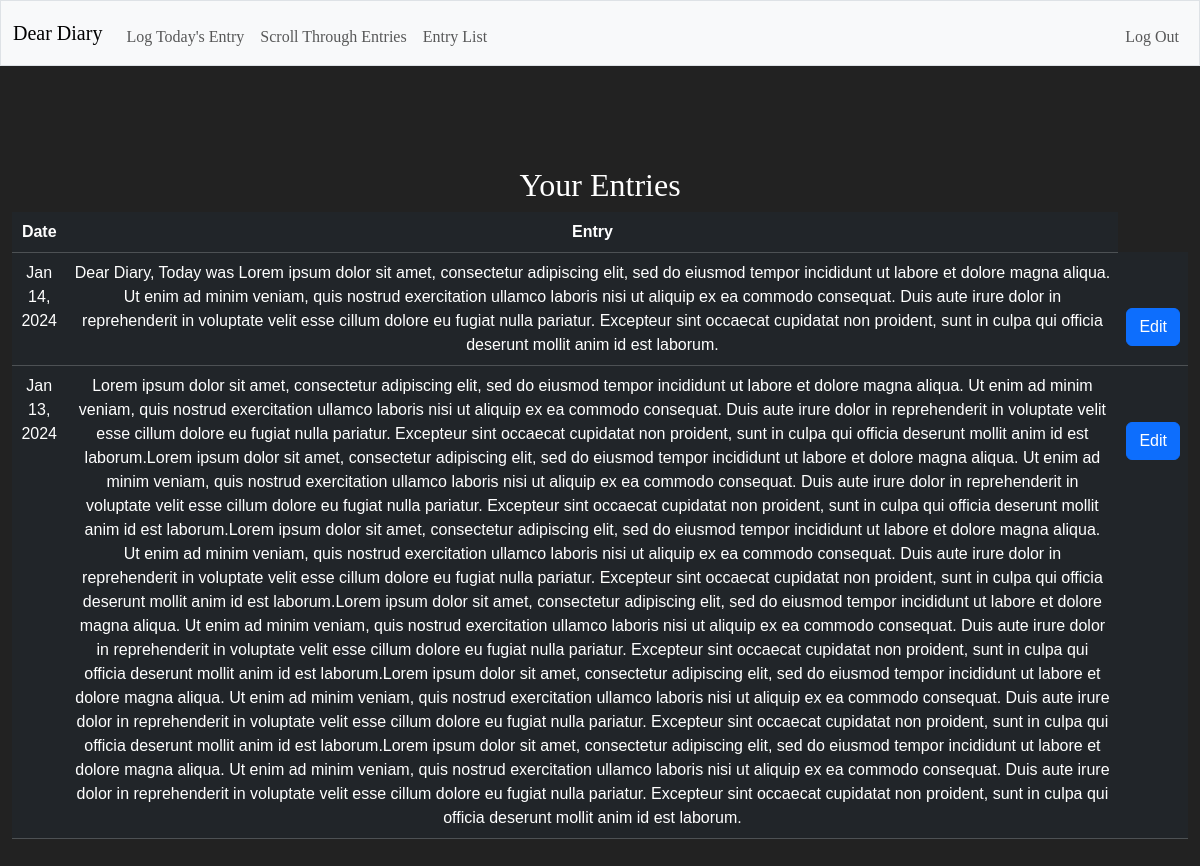
The app's page /history (signed in) with its own data.
### app.py (models this page shows)
class Entries(db.Model):
    id = db.Column(db.Integer, primary_key=True)
    user_id = db.Column(db.Integer, db.ForeignKey('users.id'), nullable=False)
    date = db.Column(db.String(10), nullable=False)
    entry = db.Column(db.Text, nullable=False)

### app.py (the view, shortened to what this page needs)
@app.route("/history", methods=["GET"])
@login_required
def history():
    user_id = session.get("user_id")
    args = request.args.get('historymodal')
    print(f"args for history at line {get_line_number()}", args)
    if not args:
        entries = Entries.query.filter_by(user_id=user_id).all()
        print(f"we are in history app route line {get_line_number}",entries)
        if not entries:
            return apology("You don't have any entries yet", 400)
        else:
            return render_template("entries.html", entries=entries)
    return render_template("entries.html", entries=entries)

### app.py (called while the page is built)
@app.after_request
def after_request(response):
    response.headers["Cache-Control"] = "no-cache, no-store, must-revalidate"
    response.headers["Expires"] = 0
    response.headers["Pragma"] = "no-cache"
    return response

### helpers.py (called while the page is built)
def login_required(f):
    @wraps(f)
    def decorated_function(*args, **kwargs):
        if session.get("user_id") is None:
            return redirect("/login")
        return f(*args, **kwargs)
    return decorated_function

def datefixer(value):
    stringdate = datetime.strptime(value,'%Y-%m-%d')
    monthname = stringdate.strftime('%b')
    day = stringdate.strftime('%d')
    yr = stringdate.strftime('%Y')
    return f"{monthname+' '+day+','+' '+yr}"

def get_line_number():
    return inspect.currentframe().f_back.f_lineno

### templates/entries.html (shortened to what this page needs)
{% extends "layout.html" %}
{% block main %}
    <div class="section" style="margin-top: 10%;" >
        <h2>Your Entries</h2>
        <table class="table table-dark">
            <thead class="center">
                <tr>
                    <th>Date</th>
                    <th>Entry</th>
                </tr>
            </thead>
                    <tbody>
                        {% for entry in entries %}
                                <tr>
                                <td>{{entry.date | datefixer }}</td>
                                <td class="entries">{{entry.entry}}</td>
                                <td> <form action="/entry" method="get" class = "mt-5">
                                    <button class="btn btn-primary" type="submit">Edit</button>
                                </form>
                                </td>
                            </tr>
                        </div>
                        {% endfor %}
    {% endblock %}

### static/styles.css (style rules this page uses)
* { box-sizing: border-box; }
body { display: flex; align-content: space-between; align-items: start; justify-content: center; width: 100vw; height: 200dvh; background-color: #222; color: #ccc; font-size: 1rem; font-weight: 400; line-height: 1.5; text-align: center; font-family: Arial, sans-serif; overflow: scroll; }
button { border: 2px solid red; padding: 7px; border: none; border-radius: 4px; cursor: pointer; background-color: #2ecc71; }
h1, h2 { color: white; font-weight: 400; font-family: Cursive; }
h1, h2, p, li { max-width: none; }

### records on screen
Entries: date "Jan 14, 2024", entry "Dear Diary, Today was Lorem ipsum dolor sit amet, consectetur adipiscing elit, sed do eiusmod tempor incididunt ut labore et dolore magna aliqua. Ut enim ad minim veniam, quis nostrud exercitation ullamco laboris nisi ut aliquip ex ea commodo consequat. Duis aute irure dolor in reprehenderit in voluptate velit esse cillum dolore eu fugiat nulla pariatur. Excepteur sint occaecat cupidatat non proident, sunt in culpa qui officia deserunt mollit anim id est laborum."
Entries: date "Jan 13, 2024", entry "Lorem ipsum dolor sit amet, consectetur adipiscing elit, sed do eiusmod tempor incididunt ut labore et dolore magna aliqua. Ut enim ad minim veniam, quis nostrud exercitation ullamco laboris nisi ut aliquip ex ea commodo consequat. Duis aute irure dolor in reprehenderit in voluptate velit esse cillum dolore eu fugiat nulla pariatur. Excepteur sint occaecat cupidatat non proident, sunt in culpa qui officia deserunt mollit anim id est laborum.Lorem ipsum dolor sit amet, consectetur adipiscing elit, sed do eiusmod tempor incididunt ut labore et dolore magna aliqua. Ut enim ad minim veniam, quis nostrud exercitation ullamco laboris nisi ut aliquip ex ea commodo consequat. Duis aute irure dolor…"
